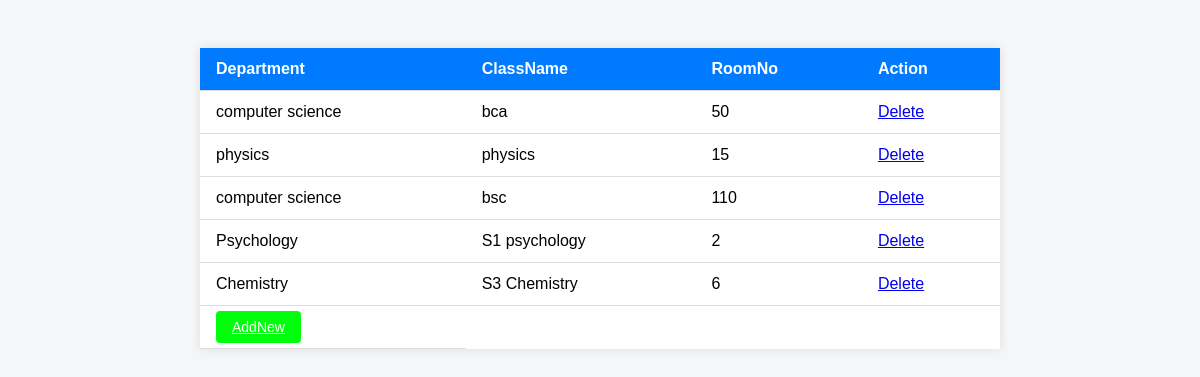
The app's page /ManageClassroom with its own data.
### mobilesilentapp/models.py (models this page shows)
class ClassroomTable(models.Model):
    department = models.CharField(max_length=30,null=True,blank=True)
    className = models.CharField(max_length=30,null=True,blank=True)
    roomNumber=models.IntegerField(null=True,blank=True)

### mobilesilentapp/views.py (the view)
# urls.py: path('ManageClassroom',ManageClassroom.as_view(),name="ManageClassroom"),
class ManageClassroom(View):
    def get(self,request):
        obj = ClassroomTable.objects.all()
        return render(request,"administration/manageClassroom.html", {'val':obj})

### templates/administration/manageClassroom.html (shortened to what this page needs)
<!DOCTYPE html>
<html lang="en">
<head>
</head>
<body>
    <table>
        <thead>
      <tr>
        <th>Department</th>
        <th>ClassName</th>
        <th>RoomNo</th>
        <th>Action</th>
      </tr>
    </thead>
    <tbody>
      {% for i in val %}
        <tr>
            <td>{{ i.department }}</td>
            <td>{{i.className}}</td>
            <td>{{i.roomNumber}}</td>
            <td><a href="DeleteClassroom/{{ i.id }}" class="delete-btn">Delete</td>
        </tr>
        {% endfor %}
    </tbody>
    <tr>
        <td>
    <a href="/classroom" class="add-btn">AddNew</a>
</td>
    </tr>
    </table>
</body>
</html>

### templates/administration/manageClassroom.html (style rules this page uses)
body { font-family: Arial, sans-serif; background-color: #f4f6f8; padding: 40px; }
table { width: 100%; max-width: 800px; margin: 0 auto; border-collapse: collapse; background-color: #fff; box-shadow: 0 0 10px rgba(0,0,0,0.1); }
th, td { padding: 12px 16px; border-bottom: 1px solid #ddd; text-align: left; }
th { background-color: #007bff; color: white; }
.add-btn { background-color: #00ff0d; color: white; padding: 8px 16px; border: none; border-radius: 4px; cursor: pointer; font-size: 14px; transition: background-color 0.3s; }

### records on screen
ClassroomTable: department "computer science", className "bca", roomNumber "50"
ClassroomTable: department "physics", className "physics", roomNumber "15"
ClassroomTable: department "computer science", className "bsc", roomNumber "110"
ClassroomTable: department "Psychology", className "S1 psychology", roomNumber "2"
ClassroomTable: department "Chemistry", className "S3 Chemistry", roomNumber "6"
